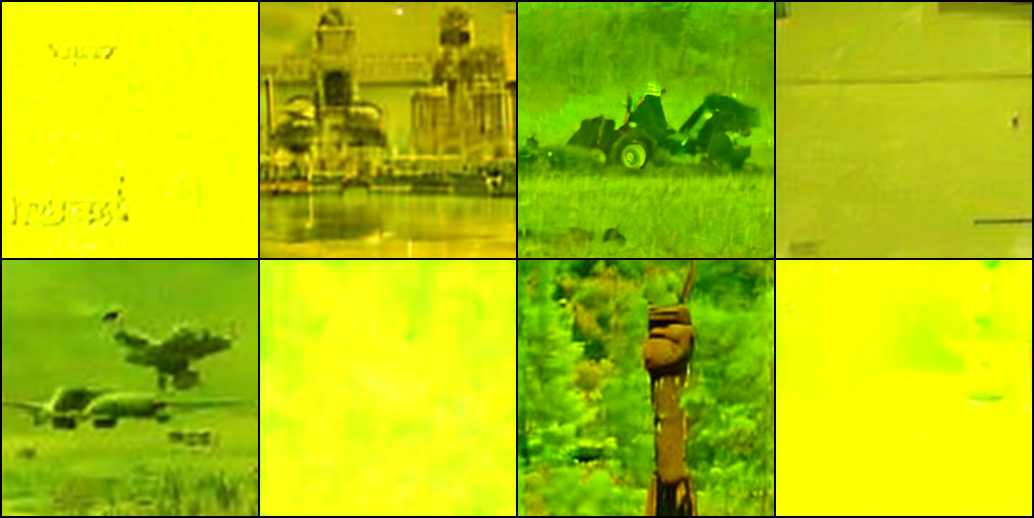

Write Python code to recreate this figure.
# This source code is licensed under the license found in the
# LICENSE file in the root directory of this source tree.

"""
Sample new images from a pre-trained SiT.
"""
import torch
torch.backends.cuda.matmul.allow_tf32 = True
torch.backends.cudnn.allow_tf32 = True
from torchvision.utils import save_image
from diffusers.models import AutoencoderKL
from download import find_model
from models import SiT_models
from train_utils import parse_ode_args, parse_sde_args, parse_transport_args
from transport import create_transport, Sampler
import argparse
import sys
from time import time
from PIL import Image
import numpy as np
from torchvision import transforms

def center_crop_arr(pil_image, image_size):
    """
    Center cropping implementation from ADM.
    """
    while min(*pil_image.size) >= 2 * image_size:
        pil_image = pil_image.resize(
            tuple(x // 2 for x in pil_image.size), resample=Image.BOX
        )

    scale = image_size / min(*pil_image.size)
    pil_image = pil_image.resize(
        tuple(round(x * scale) for x in pil_image.size), resample=Image.BICUBIC
    )

    arr = np.array(pil_image)
    crop_y = (arr.shape[0] - image_size) // 2
    crop_x = (arr.shape[1] - image_size) // 2
    return Image.fromarray(arr[crop_y: crop_y + image_size, crop_x: crop_x + image_size])

def split_grid(pil_image, image_size):
    w, h = pil_image.size
    
    # Case 1: Perfect Grid (No padding)
    if w % image_size == 0 and h % image_size == 0:
        padding = 0
        cols = w // image_size
        rows = h // image_size
        
    # Case 2: Saved Grid (Has padding, usually 2px)
    # Formula: W = cols * size + (cols + 1) * padding
    # Solving for cols: cols = (W - padding) / (size + padding)
    else:
        padding = 2 # Standard save_image padding
        # Check if this padding theory fits width
        if (w - padding) % (image_size + padding) == 0:
            cols = (w - padding) // (image_size + padding)
            rows = (h - padding) // (image_size + padding)
        else:
            # Case 3: Just a random image -> Treat as single crop
            print(f"Warning: Input image size ({w}x{h}) does not match grid logic. Treating as single image.")
            return [center_crop_arr(pil_image, image_size)], 1, 1

    print(f"Detected Grid: {rows}x{cols} with padding={padding}")
    
    images = []
    for r in range(rows):
        for c in range(cols):
            # Calculate coordinates with padding
            x_start = padding + c * (image_size + padding)
            y_start = padding + r * (image_size + padding)
            
            crop = pil_image.crop((
                x_start,
                y_start,
                x_start + image_size,
                y_start + image_size
            ))
            images.append(crop)
            
    return images, rows, cols

def main(mode, args):
    # Setup PyTorch:
    if args.intermediates is not None and args.intermediates > args.num_sampling_steps:
        print(f"cannot have intermediates{args.intermediates} more than function evaluations:{args.num_sampling_steps}")
    print("Setting up...")
    torch.manual_seed(args.seed)
    torch.set_grad_enabled(False)
    device = "cuda" if torch.cuda.is_available() else "cpu"

    if args.ckpt is None:
        assert args.model == "SiT-XL/2", "Only SiT-XL/2 models are available for auto-download."
        assert args.image_size in [256, 512]
        assert args.num_classes == 1000
        assert args.image_size == 256, "512x512 models are not yet available for auto-download." # remove this line when 512x512 models are available
        learn_sigma = args.image_size == 256
    else:
        learn_sigma = True

    # Load model:
    latent_size = args.image_size // 8
    model = SiT_models[args.model](
        input_size=latent_size,
        num_classes=args.num_classes,
        learn_sigma=learn_sigma,
    ).to(device)
    print(args.model)
    # Auto-download a pre-trained model or load a custom SiT checkpoint from train.py:
    ckpt_path = args.ckpt or f"SiT-XL-2-{args.image_size}x{args.image_size}.pt"
    state_dict = find_model(ckpt_path,sample=True)
    model.load_state_dict(state_dict)
    print("Loaded Model")
    model.eval()  # important!
    transport = create_transport(
        args.path_type,
        args.prediction,
        args.loss_weight,
        args.train_eps,
        args.sample_eps
    )
    sampler = Sampler(transport)
    if mode == "ODE":
        if args.likelihood:
            assert args.cfg_scale == 1, "Likelihood is incompatible with guidance"
            sample_fn = sampler.sample_ode_likelihood(
                sampling_method=args.sampling_method,
                num_steps=args.num_sampling_steps,
                atol=args.atol,
                rtol=args.rtol,
            )
        else:
            sample_fn = sampler.sample_ode(
                sampling_method=args.sampling_method,
                num_steps=args.num_sampling_steps,
                atol=args.atol,
                rtol=args.rtol,
                reverse=args.reverse,
            )            
    elif mode == "SDE":
        sample_fn = sampler.sample_sde(
            sampling_method=args.sampling_method,
            diffusion_form=args.diffusion_form,
            diffusion_norm=args.diffusion_norm,
            last_step=args.last_step,
            last_step_size=args.last_step_size,
            num_steps=args.num_sampling_steps,
        )
    
    vae = AutoencoderKL.from_pretrained(f"stabilityai/sd-vae-ft-{args.vae}").to(device)

    if args.input_img:
        transform = transforms.Compose([            
            transforms.ToTensor(),
            transforms.Normalize(mean=[0.5]*3, std=[0.5]*3, inplace=True),
        ])

        grid = Image.open(args.input_img).convert("RGB")
        tiles, rows, cols = split_grid(grid, args.image_size)

        imgs = torch.stack(
            [transform(im) for im in tiles],
            dim=0
        ).to(device)

        with torch.no_grad():
            z = vae.encode(imgs).latent_dist.mode().mul_(0.18215)
        
        class_labels = torch.tensor([args.num_classes] * z.shape[0])
    elif args.input_latent:
        z = torch.load(args.input_latent, map_location=device)
        class_labels = torch.tensor([args.num_classes] * z.shape[0])        
    else:
        class_labels = torch.randint(args.num_classes, (args.num_samples,))
        # class_labels = torch.randint(1, (args.num_samples,))
        z = torch.randn(len(class_labels), 4, latent_size, latent_size, device=device)

    n = len(class_labels)    
    y = torch.tensor(class_labels, device=device)
    # Setup classifier-free guidance:
    z = torch.cat([z, z], 0)
    y_null = torch.tensor([args.num_classes] * n, device=device)
    y = torch.cat([y, y_null], 0)
    model_kwargs = dict(y=y, cfg_scale=args.cfg_scale)

    # Sample images:
    start_time = time()
    all_samples = sample_fn(z, model.forward_with_cfg, **model_kwargs)
    samples = all_samples[-1]
    samples, _ = samples.chunk(2, dim=0)  # Remove null class samples
    if args.input_img:
        latent_name = args.input_img.replace(".png", "_inverted.pt")
        torch.save(samples, latent_name)
        print(f"Saved latent to {latent_name}")
    with torch.no_grad():
        #print(f"generated image: {samples}")
        samples = vae.decode(samples / 0.18215).sample
    
    if args.intermediates:
        stride = args.num_sampling_steps//args.intermediates
        intermediate_samples = all_samples[::stride]
        intermediates, _ = intermediate_samples.chunk(2,dim=1)
        intermediates = intermediates.reshape(-1, 4, latent_size, latent_size)
        with torch.no_grad():
            intermediates = vae.decode(intermediates/0.18215).sample    
    print(f"Sampling took {time() - start_time:.2f} seconds.")

    # Save and display images:
    if args.intermediates:
        if args.input_img:
            process_name = args.input_img.replace(".png", "_inverted_intermediates.png")
        else:
            process_name = args.name.replace(".png", "_intermediates.png")
        save_image(intermediates, process_name, nrow=n, normalize=True, value_range=(-1, 1))
        print(f"Saved intermediates to {process_name}")
    
    if args.input_img:
        name = args.input_img.replace(".png", "_inverted.png")
        save_image(samples, name, nrow=cols, normalize=True, value_range=(-1, 1))
        print(f"Saved latent image to {name}")
    elif args.input_latent:
        name = args.input_latent.replace(".pt", "_reconstruction.png")
        save_image(samples, name, nrow=4, normalize=True, value_range=(-1, 1))
        print(f"Saved final image reconstruction to {name}")
    else:
        save_image(samples, args.name, nrow=4, normalize=True, value_range=(-1, 1))
        print(f"Saved final image to {args.name}")

if __name__ == "__main__":
    parser = argparse.ArgumentParser()

    if len(sys.argv) < 2:
        print("Usage: program.py <mode> [options]")
        sys.exit(1)
    
    mode = sys.argv[1]

    assert mode[:2] != "--", "Usage: program.py <mode> [options]"
    assert mode in ["ODE", "SDE"], "Invalid mode. Please choose 'ODE' or 'SDE'"
    
    parser.add_argument("--model", type=str, choices=list(SiT_models.keys()), default="SiT-XL/2")
    parser.add_argument("--vae", type=str, choices=["ema", "mse"], default="mse")
    parser.add_argument("--image-size", type=int, choices=[256, 512], default=256)
    parser.add_argument("--num-classes", type=int, default=1000)
    parser.add_argument("--cfg-scale", type=float, default=4.0)
    parser.add_argument("--num-sampling-steps", type=int, default=250)
    parser.add_argument("--seed", type=int, default=0)
    parser.add_argument("--name", type=str, default="sample.png")
    parser.add_argument("--ckpt", type=str, default=None,
                        help="Optional path to a SiT checkpoint (default: auto-download a pre-trained SiT-XL/2 model).")
    parser.add_argument("--intermediates", type=int, default=None)

    group = parser.add_mutually_exclusive_group(required=True)
    group.add_argument(
        "--num-samples",
        type=int,
        default=None,
        help="Number of samples to generate (generation mode)"
    )

    group.add_argument(
        "--input-img",
        type=str,
        default=None,
        help="Path to a grid image (inversion mode)"
    )
    group.add_argument(
        "--input-latent",
        type=str,
        default=None,
        help="Path to a VAE latent to start flow"
    )

    parse_transport_args(parser)
    if mode == "ODE":
        parse_ode_args(parser)
        # Further processing for ODE
    elif mode == "SDE":
        parse_sde_args(parser)
        # Further processing for SDE
    args = parser.parse_known_args()[0]
    if args.input_img:
        args.reverse = True
    print("args parsed")
    main(mode, args)
